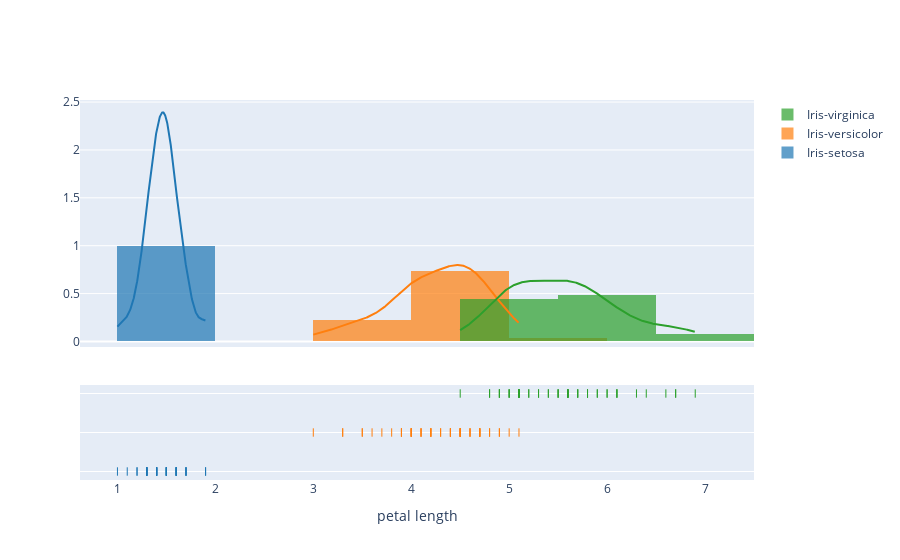

Notebook code for this chart:
### Markdown cell above
We can then create a distplot of these values:

### Code cell
fig = ff.create_distplot(hist_data, group_labels)
fig.update_layout(height=600, xaxis=dict(title="petal length"))
pyo.iplot(fig)

### Figure 1 — Plotly figure (JSON) as saved in the notebook; plotly's stock layout.template omitted (floating-point values rounded to 4 significant figures; data arrays with more than 128 entries replaced by an {"elided": "..."} marker saying what was removed)
{"data": [{"histnorm": "probability density", "legendgroup": "Iris-setosa", "marker": {"color": "rgb(31, 119, 180)"}, "name": "Iris-setosa", "opacity": 0.7, "type": "histogram", "x": [1.4, 1.4, 1.3, 1.5, 1.4, 1.7, 1.4, 1.5, 1.4, 1.5, 1.5, 1.6, 1.4, 1.1, 1.2, 1.5, 1.3, 1.4, 1.7, 1.5, 1.7, 1.5, 1, 1.7, 1.9, 1.6, 1.6, 1.5, 1.4, 1.6, 1.6, 1.5, 1.5, 1.4, 1.5, 1.2, 1.3, 1.5, 1.3, 1.5, 1.3, 1.3, 1.3, 1.6, 1.9, 1.4, 1.6, 1.4, 1.5, 1.4], "xaxis": "x", "xbins": {"end": 1.9, "size": 1, "start": 1}, "yaxis": "y"}, {"histnorm": "probability density", "legendgroup": "Iris-versicolor", "marker": {"color": "rgb(255, 127, 14)"}, "name": "Iris-versicolor", "opacity": 0.7, "type": "histogram", "x": [4.7, 4.5, 4.9, 4, 4.6, 4.5, 4.7, 3.3, 4.6, 3.9, 3.5, 4.2, 4, 4.7, 3.6, 4.4, 4.5, 4.1, 4.5, 3.9, 4.8, 4, 4.9, 4.7, 4.3, 4.4, 4.8, 5, 4.5, 3.5, 3.8, 3.7, 3.9, 5.1, 4.5, 4.5, 4.7, 4.4, 4.1, 4, 4.4, 4.6, 4, 3.3, 4.2, 4.2, 4.2, 4.3, 3, 4.1], "xaxis": "x", "xbins": {"end": 5.1, "size": 1, "start": 3}, "yaxis": "y"}, {"histnorm": "probability density", "legendgroup": "Iris-virginica", "marker": {"color": "rgb(44, 160, 44)"}, "name": "Iris-virginica", "opacity": 0.7, "type": "histogram", "x": [6, 5.1, 5.9, 5.6, 5.8, 6.6, 4.5, 6.3, 5.8, 6.1, 5.1, 5.3, 5.5, 5, 5.1, 5.3, 5.5, 6.7, 6.9, 5, 5.7, 4.9, 6.7, 4.9, 5.7, 6, 4.8, 4.9, 5.6, 5.8, 6.1, 6.4, 5.6, 5.1, 5.6, 6.1, 5.6, 5.5, 4.8, 5.4, 5.6, 5.1, 5.1, 5.9, 5.7, 5.2, 5, 5.2, 5.4, 5.1], "xaxis": "x", "xbins": {"end": 6.9, "size": 1, "start": 4.5}, "yaxis": "y"}, {"legendgroup": "Iris-setosa", "marker": {"color": "rgb(31, 119, 180)"}, "mode": "lines", "name": "Iris-setosa", "showlegend": false, "type": "scatter", "x": {"elided": "500 float values"}, "xaxis": "x", "y": {"elided": "500 float values"}, "yaxis": "y"}, {"legendgroup": "Iris-versicolor", "marker": {"color": "rgb(255, 127, 14)"}, "mode": "lines", "name": "Iris-versicolor", "showlegend": false, "type": "scatter", "x": {"elided": "500 float values"}, "xaxis": "x", "y": {"elided": "500 float values"}, "yaxis": "y"}, {"legendgroup": "Iris-virginica", "marker": {"color": "rgb(44, 160, 44)"}, "mode": "lines", "name": "Iris-virginica", "showlegend": false, "type": "scatter", "x": {"elided": "500 float values"}, "xaxis": "x", "y": {"elided": "500 float values"}, "yaxis": "y"}, {"legendgroup": "Iris-setosa", "marker": {"color": "rgb(31, 119, 180)", "symbol": "line-ns-open"}, "mode": "markers", "name": "Iris-setosa", "showlegend": false, "type": "scatter", "x": [1.4, 1.4, 1.3, 1.5, 1.4, 1.7, 1.4, 1.5, 1.4, 1.5, 1.5, 1.6, 1.4, 1.1, 1.2, 1.5, 1.3, 1.4, 1.7, 1.5, 1.7, 1.5, 1, 1.7, 1.9, 1.6, 1.6, 1.5, 1.4, 1.6, 1.6, 1.5, 1.5, 1.4, 1.5, 1.2, 1.3, 1.5, 1.3, 1.5, 1.3, 1.3, 1.3, 1.6, 1.9, 1.4, 1.6, 1.4, 1.5, 1.4], "xaxis": "x", "y": ["Iris-setosa", "Iris-setosa", "Iris-setosa", "Iris-setosa", "Iris-setosa", "Iris-setosa", "Iris-setosa", "Iris-setosa", "Iris-setosa", "Iris-setosa", "Iris-setosa", "Iris-setosa", "Iris-setosa", "Iris-setosa", "Iris-setosa", "Iris-setosa", "Iris-setosa", "Iris-setosa", "Iris-setosa", "Iris-setosa", "Iris-setosa", "Iris-setosa", "Iris-setosa", "Iris-setosa", "Iris-setosa", "Iris-setosa", "Iris-setosa", "Iris-setosa", "Iris-setosa", "Iris-setosa", "Iris-setosa", "Iris-setosa", "Iris-setosa", "Iris-setosa", "Iris-setosa", "Iris-setosa", "Iris-setosa", "Iris-setosa", "Iris-setosa", "Iris-setosa", "Iris-setosa", "Iris-setosa", "Iris-setosa", "Iris-setosa", "Iris-setosa", "Iris-setosa", "Iris-setosa", "Iris-setosa", "Iris-setosa", "Iris-setosa"], "yaxis": "y2"}, {"legendgroup": "Iris-versicolor", "marker": {"color": "rgb(255, 127, 14)", "symbol": "line-ns-open"}, "mode": "markers", "name": "Iris-versicolor", "showlegend": false, "type": "scatter", "x": [4.7, 4.5, 4.9, 4, 4.6, 4.5, 4.7, 3.3, 4.6, 3.9, 3.5, 4.2, 4, 4.7, 3.6, 4.4, 4.5, 4.1, 4.5, 3.9, 4.8, 4, 4.9, 4.7, 4.3, 4.4, 4.8, 5, 4.5, 3.5, 3.8, 3.7, 3.9, 5.1, 4.5, 4.5, 4.7, 4.4, 4.1, 4, 4.4, 4.6, 4, 3.3, 4.2, 4.2, 4.2, 4.3, 3, 4.1], "xaxis": "x", "y": ["Iris-versicolor", "Iris-versicolor", "Iris-versicolor", "Iris-versicolor", "Iris-versicolor", "Iris-versicolor", "Iris-versicolor", "Iris-versicolor", "Iris-versicolor", "Iris-versicolor", "Iris-versicolor", "Iris-versicolor", "Iris-versicolor", "Iris-versicolor", "Iris-versicolor", "Iris-versicolor", "Iris-versicolor", "Iris-versicolor", "Iris-versicolor", "Iris-versicolor", "Iris-versicolor", "Iris-versicolor", "Iris-versicolor", "Iris-versicolor", "Iris-versicolor", "Iris-versicolor", "Iris-versicolor", "Iris-versicolor", "Iris-versicolor", "Iris-versicolor", "Iris-versicolor", "Iris-versicolor", "Iris-versicolor", "Iris-versicolor", "Iris-versicolor", "Iris-versicolor", "Iris-versicolor", "Iris-versicolor", "Iris-versicolor", "Iris-versicolor", "Iris-versicolor", "Iris-versicolor", "Iris-versicolor", "Iris-versicolor", "Iris-versicolor", "Iris-versicolor", "Iris-versicolor", "Iris-versicolor", "Iris-versicolor", "Iris-versicolor"], "yaxis": "y2"}, {"legendgroup": "Iris-virginica", "marker": {"color": "rgb(44, 160, 44)", "symbol": "line-ns-open"}, "mode": "markers", "name": "Iris-virginica", "showlegend": false, "type": "scatter", "x": [6, 5.1, 5.9, 5.6, 5.8, 6.6, 4.5, 6.3, 5.8, 6.1, 5.1, 5.3, 5.5, 5, 5.1, 5.3, 5.5, 6.7, 6.9, 5, 5.7, 4.9, 6.7, 4.9, 5.7, 6, 4.8, 4.9, 5.6, 5.8, 6.1, 6.4, 5.6, 5.1, 5.6, 6.1, 5.6, 5.5, 4.8, 5.4, 5.6, 5.1, 5.1, 5.9, 5.7, 5.2, 5, 5.2, 5.4, 5.1], "xaxis": "x", "y": ["Iris-virginica", "Iris-virginica", "Iris-virginica", "Iris-virginica", "Iris-virginica", "Iris-virginica", "Iris-virginica", "Iris-virginica", "Iris-virginica", "Iris-virginica", "Iris-virginica", "Iris-virginica", "Iris-virginica", "Iris-virginica", "Iris-virginica", "Iris-virginica", "Iris-virginica", "Iris-virginica", "Iris-virginica", "Iris-virginica", "Iris-virginica", "Iris-virginica", "Iris-virginica", "Iris-virginica", "Iris-virginica", "Iris-virginica", "Iris-virginica", "Iris-virginica", "Iris-virginica", "Iris-virginica", "Iris-virginica", "Iris-virginica", "Iris-virginica", "Iris-virginica", "Iris-virginica", "Iris-virginica", "Iris-virginica", "Iris-virginica", "Iris-virginica", "Iris-virginica", "Iris-virginica", "Iris-virginica", "Iris-virginica", "Iris-virginica", "Iris-virginica", "Iris-virginica", "Iris-virginica", "Iris-virginica", "Iris-virginica", "Iris-virginica"], "yaxis": "y2"}], "layout": {"autosize": true, "barmode": "overlay", "hovermode": "closest", "legend": {"traceorder": "reversed"}, "xaxis": {"anchor": "y2", "autorange": true, "domain": [0, 1], "range": [0.6301, 7.5], "title": {"text": "petal length"}, "type": "linear", "zeroline": false}, "yaxis": {"anchor": "free", "autorange": true, "domain": [0.35, 1], "position": 0, "range": [-0.05786, 2.522], "type": "linear"}, "yaxis2": {"anchor": "x", "autorange": true, "domain": [0, 0.25], "dtick": 1, "range": [-0.2069, 2.207], "showticklabels": false, "type": "category"}}}
